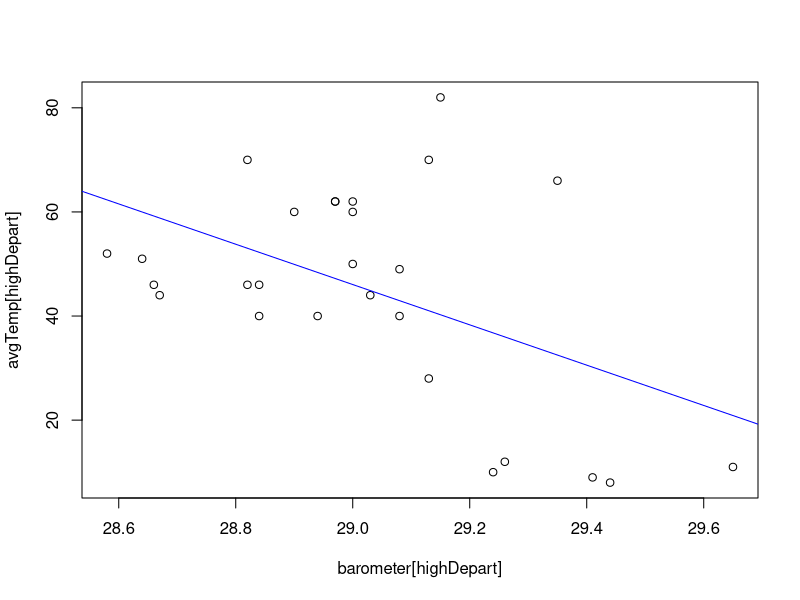
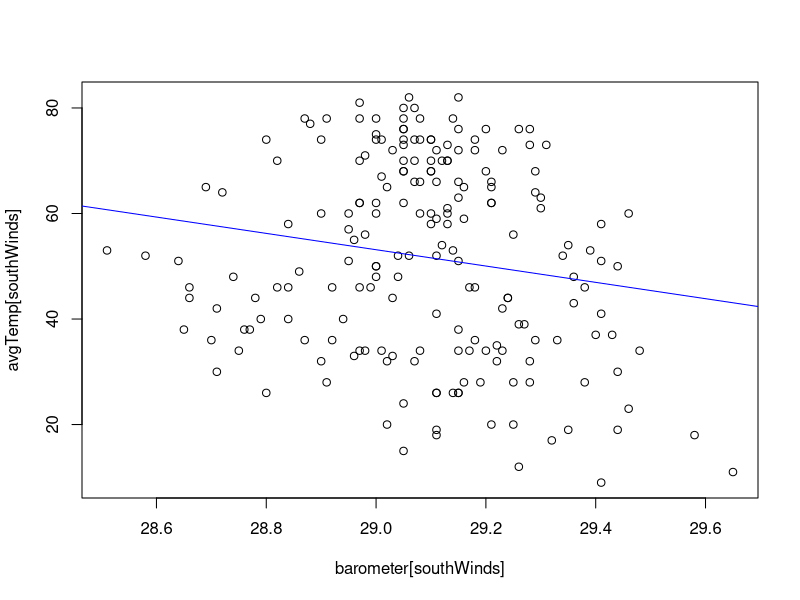

Here is the R script that generated these plots, in order:
{
  rm(list=ls()); options(show.error.locations = TRUE);  

# Get weather data for 2016 in Lansing, MI
lansing2016Weather = read.csv(file="data/LansingNOAA2016Formatted.csv",
                              stringsAsFactors = FALSE);

# Extract the various parts of the weather data and save each to a vector
date = lansing2016Weather[,"date"];
eventData = lansing2016Weather[,"eventData"];
avgTemp = lansing2016Weather[,"avgTemp"];
tempDept = lansing2016Weather[,"tempDept"];  
precipitation = lansing2016Weather[,"precipitation"];  
humidity = lansing2016Weather[,"humidity"];
barometer = lansing2016Weather[,"barometer"];
dewPoint = lansing2016Weather[,"dewPoint"];
avgWind = lansing2016Weather[,"avgWind"];
maxWind = lansing2016Weather[,"maxWind"];  
windDirection =  lansing2016Weather[,"windDirection"];
sunrise = lansing2016Weather[,"sunrise"];
sunset = lansing2016Weather[,"sunset"];

daysOver80=which(avgTemp > 80);
datesOver80=date[daysOver80];
humidityOver80=humidity[daysOver80];
minHumOver80=min(humidity[daysOver80]);
maxHumOver80=max(humidity[daysOver80]);

tempsIn60=which(avgTemp >60 & avgTemp <70);
meanWinds60s=mean(avgWind[tempsIn60]);

highDepart=which(tempDept >15 | tempDept < -15);
plot(formula = avgTemp[highDepart]~barometer[highDepart]);
model=lm(formula= avgTemp[highDepart]~barometer[highDepart]);
abline(model, col="blue");
print(summary(model));

southWinds = which(windDirection > 90 & windDirection < 270);
plot(formula=avgTemp[southWinds]~barometer[southWinds]);
model2 = lm(formula=avgTemp[southWinds]~barometer[southWinds]);
abline(model2, col="blue");    # add the regression line to the plot
print(summary(model2));        # summary shows a relationship

daysWithPrecip=grep("SN|RN",eventData);
#grep will not find "SN&RN" it is not allowed so we intersect to combine into 1 vector

snowDays=grep("SN", eventData);
rainDays=grep("RA", eventData);
#define new index vectors using grep

daysSNRA=intersect(snowDays, rainDays);
#combine index vectors using intersect



}